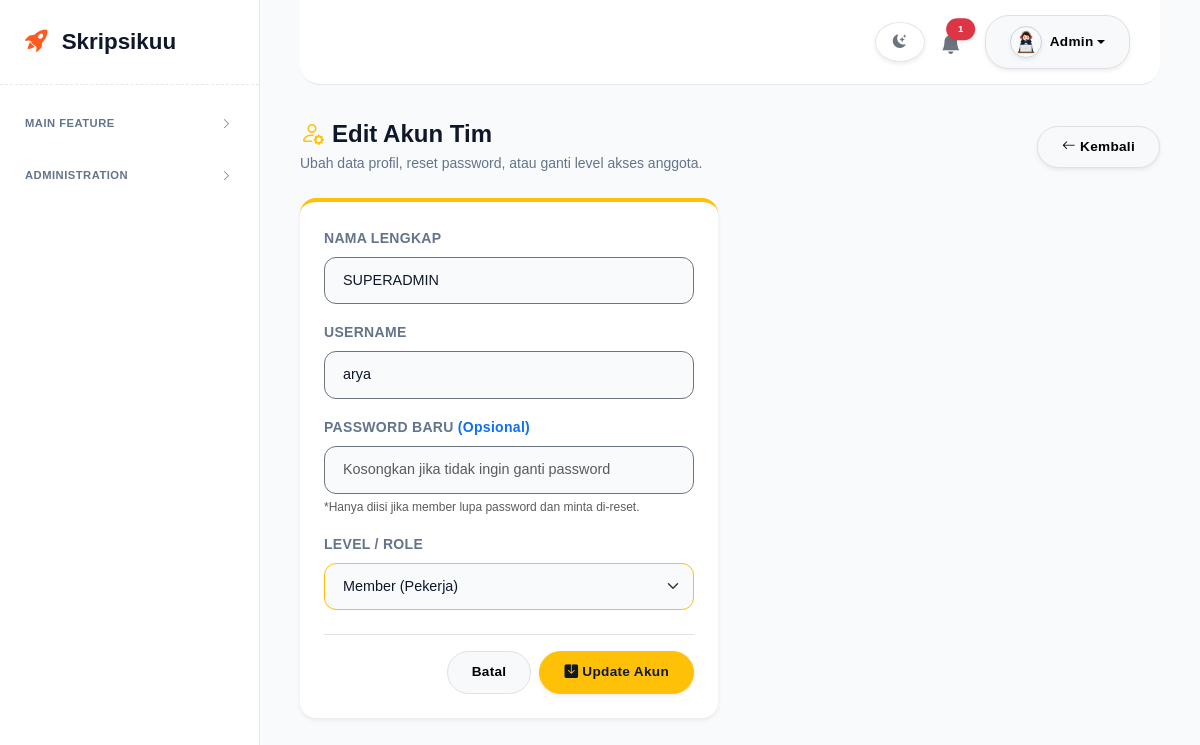
/edit_user/7 (signed in), run on the app's committed database.
### tables this page shows
CREATE TABLE users (
            id INTEGER PRIMARY KEY AUTOINCREMENT,
            username TEXT UNIQUE NOT NULL,
            password TEXT NOT NULL,
            nama_lengkap TEXT NOT NULL,
            role TEXT CHECK(role IN ('admin', 'reviewer', 'member')) NOT NULL
        , foto TEXT);

### rute_web.py (the view, shortened to what this page needs)
    @app.route('/edit_user/<int:id>', methods=['GET', 'POST'])
    def edit_user(id):
        if 'loggedin' not in session or session['role'] not in ['admin', 'superadmin']:
            return redirect(url_for('dashboard'))
        conn = get_db_connection()
        user = conn.execute('SELECT * FROM users WHERE id = ?', (id,)).fetchone()
        conn.close()
        return render_template('edit_user.html', user=user)

### app.py (called while the page is built)
def load_blacklist():
    if os.path.exists(FILE_BLACKLIST):
        with open(FILE_BLACKLIST, 'r') as f:
            try: return json.load(f)
            except: return []
    return []

@app.before_request
def bouncer_security():
    raw_ip = request.headers.get('X-Forwarded-For', request.remote_addr)
    ip = raw_ip.split(',')[0].strip() if raw_ip else '0.0.0.0'
    blacklist_dinamis = load_blacklist()
    if ip in BLOCKED_IPS or ip in blacklist_dinamis:
        abort(403)
    ua = request.headers.get('User-Agent', '')
    if any(bot in ua for bot in BLOCKED_UAS):
        abort(403)

@app.after_request
def izinkan_cors(response):
    domain_aman = [
        'https://skripsikuu.pythonanywhere.com',  # Web Skripsikuu sendiri
        'https://itarya.pythonanywhere.com',      # Web Monitoring lu
        'http://localhost:5000',                  # Buat lu testing di komputer lokal
        'http://127.0.0.1:5000'
    ]
    origin_masuk = request.headers.get('Origin')
    if origin_masuk in domain_aman:
        response.headers['Access-Control-Allow-Origin'] = origin_masuk
    response.headers['Access-Control-Allow-Headers'] = 'Content-Type,Authorization'
    return response

### mesin_db.py (called while the page is built)
def get_db_connection():
    db_path = os.path.join(BASE_DIR, 'dashboard_tugas.db')
    conn = sqlite3.connect(db_path, timeout=15)
    conn.row_factory = sqlite3.Row
    return conn

### templates/edit_user.html (shortened to what this page needs)
{% extends "base.html" %}
{% block content %}
<div class="d-flex justify-content-between align-items-center mb-4 mt-2">
    <div>
        <h4 class="fw-bolder text-dark mb-1"><i class="bi bi-person-gear text-warning me-2"></i>Edit Akun Tim</h4>
        <p class="text-muted small mb-0">Ubah data profil, reset password, atau ganti level akses anggota.</p>
    </div>
    <a href="/users" class="btn btn-light border btn-sm shadow-sm fw-bold"><i class="bi bi-arrow-left me-1"></i>Kembali</a>
</div>
<div class="row">
    <div class="col-md-8 col-lg-6">
        <div class="card shadow-sm border-0 border-top border-warning border-4 mb-4">
            <div class="card-body p-4">
                <form method="POST">
                    <div class="mb-3">
                        <label class="form-label small fw-bold text-muted">NAMA LENGKAP</label>
                        <input type="text" name="nama_lengkap" class="form-control form-control-sm border-secondary" value="{{ user['nama_lengkap'] }}" required>
                    </div>
                    <div class="mb-3">
                        <label class="form-label small fw-bold text-muted">USERNAME</label>
                        <input type="text" name="username" class="form-control form-control-sm border-secondary" value="{{ user['username'] }}" required>
                    </div>
                    <div class="mb-3">
                        <label class="form-label small fw-bold text-muted">PASSWORD BARU <span class="text-primary">(Opsional)</span></label>
                        <input type="password" name="password" class="form-control form-control-sm border-secondary" placeholder="Kosongkan jika tidak ingin ganti password">
                        <div class="form-text" style="font-size: 0.75rem;">*Hanya diisi jika member lupa password dan minta di-reset.</div>
                    </div>
                    <div class="mb-4">
                        <label class="form-label small fw-bold text-muted">LEVEL / ROLE</label>
                        <select name="role" class="form-select form-select-sm border-warning" required>
                            <option value="member" {% if user['role'] == 'member' %}selected{% endif %}>Member (Pekerja)</option>
                        </select>
                    </div>
                    <div class="d-flex justify-content-end gap-2 mt-4 pt-3 border-top">
                        <a href="/users" class="btn btn-light border btn-sm fw-bold px-4">Batal</a>
                        <button type="submit" class="btn btn-warning btn-sm shadow-sm fw-bold px-4 text-dark"><i class="bi bi-save-fill me-1"></i>Update Akun</button>
                    </div>
                </form>
            </div>
        </div>
    </div>
</div>
{% endblock %}

### templates/base.html (shortened to what this page needs)
<!DOCTYPE html>
<html lang="id">
<head>
    <link href="https://cdn.jsdelivr.net/npm/bootstrap@5.3.0/dist/css/bootstrap.min.css" rel="stylesheet">
    <link rel="stylesheet" href="https://cdn.jsdelivr.net/npm/bootstrap-icons@1.11.3/font/bootstrap-icons.min.css">
    <link href="https://unpkg.com/aos@2.3.1/dist/aos.css" rel="stylesheet">
    <link rel="stylesheet" href="{{ url_for('static', filename='style.css') }}?v={{ range(1, 10000) | random }}">
</head>
<body>
<div class="sidebar" id="sidebar" data-aos="fade-right" data-aos-duration="600">
    <div class="brand">
        <i class="bi bi-rocket-takeoff-fill me-2" style="color: #ff5a1f;"></i>
        <span class="text-dark">Skripsikuu</span>
    </div>
    <div class="menu-label d-flex justify-content-between align-items-center" data-bs-toggle="collapse" data-bs-target="#groupMain" aria-expanded="false" role="button" style="cursor: pointer;">
        <span>Main Feature</span>
        <i class="bi bi-chevron-down chevron-icon"></i>
    </div>
    {% if session['role'] in ['admin', 'superadmin'] %}
    <div class="menu-label d-flex justify-content-between align-items-center mt-3" data-bs-toggle="collapse" data-bs-target="#groupAdmin" aria-expanded="false" role="button" style="cursor: pointer;">
        <span>Administration</span>
        <i class="bi bi-chevron-down chevron-icon"></i>
    </div>
    {% endif %}
</div>
<div class="main-content">
    <div class="top-header" style="position: relative; z-index: 99999;">
        <div class="d-flex align-items-center">
            <button class="theme-toggle-btn me-3 shadow-sm btn" id="toggleThemeBtn" title="Ganti Mode Tampilan">
                <i class="bi bi-moon-stars-fill" id="themeIcon"></i>
            </button>
            <a href="/dashboard" class="text-secondary position-relative me-3 me-sm-4 mt-1 text-decoration-none">
                <i class="bi bi-bell-fill fs-5"></i>
                {% if notif_count and notif_count > 0 %}
                <span class="position-absolute top-0 start-100 translate-middle badge rounded-pill bg-danger shadow-sm" style="font-size: 0.6rem;">{{ notif_count }}</span>
                {% endif %}
            </a>
            <div class="dropdown">
                <button class="btn btn-light dropdown-toggle border shadow-sm d-flex align-items-center" type="button" data-bs-toggle="dropdown" aria-expanded="false">
                    <img src="{{ session.get('foto') or url_for('static', filename='img/default_avatar.png') }}" alt="Profile" class="rounded-circle shadow-sm me-2" style="width: 32px; height: 32px; object-fit: cover; border: 1px solid #cbd5e1;">
                    <span class="fw-bold d-none d-sm-inline">{{ session['nama_lengkap'] }}</span>
                </button>
            </div>
        </div>
    </div>
    <main class="container-fluid px-0">
        {% block content %}{% endblock %}
    </main>
</div>
</body>
</html>

### static/style.css (style rules this page uses)
:root { --bg-canvas: #f8fafc; --bg-card: #ffffff; --bg-sidebar: #ffffff; --bg-header: #ffffff; --text-utama: #0f172a; --text-muted: #64748b; --text-nav-inactive: #475569; --border-kaca: #e2e8f0; --bg-light-box: #f1f5f9; --shadow-spectra: 0 4px 20px rgba(15, 23, 42, 0.03); }
body { font-family: 'Plus Jakarta Sans', sans-serif; background-color: var(--bg-canvas); color: var(--text-utama); overflow-x: hidden; transition: background-color 0.3s ease, color 0.3s ease; position: relative; -webkit-font-smoothing: antialiased; -moz-osx-font-smoothing: grayscale; font-weight: 400; }
.text-dark { color: var(--text-utama) !important; }
.text-muted { color: var(--text-muted) !important; }
.card { border: 1px solid var(--border-kaca); background: var(--bg-card); color: var(--text-utama); border-radius: 16px; box-shadow: var(--shadow-spectra); transition: transform 0.3s ease, box-shadow 0.3s ease, border-color 0.3s ease; }
.btn { border-radius: 24px; font-weight: 500; font-size: 0.85rem; padding: 10px 24px; letter-spacing: 0.3px; transition: all 0.2s ease-in-out; }
.form-label-custom, label { font-weight: 500; color: var(--text-muted); font-size: 0.85rem; letter-spacing: 0.3px; margin-bottom: 8px; }
.form-control, .form-select { border-radius: 12px; border: 1px solid var(--border-kaca); background-color: var(--bg-canvas); color: var(--text-utama); padding: 12px 18px; font-size: 0.9rem; font-weight: 400; transition: all 0.2s ease; }
.badge { border-radius: 8px; padding: 6px 12px; font-weight: 600; letter-spacing: 0.3px; }
.sidebar { position: fixed; top: 0; left: 0; height: 100vh; width: 260px; background-color: var(--bg-sidebar); color: var(--text-utama); padding-top: 25px; padding-bottom: 80px; z-index: 1000; transition: all 0.3s; border-right: 1px solid var(--border-kaca); overflow-y: auto; overflow-x: hidden; }
.sidebar .brand { padding: 0 25px 25px; font-size: 1.4rem; font-weight: 700; color: var(--text-utama); border-bottom: 1px dashed var(--border-kaca); margin-bottom: 20px; }
.sidebar .menu-label { font-size: 0.7rem; text-transform: uppercase; font-weight: 600; color: var(--text-muted); padding: 10px 25px; margin-top: 15px; letter-spacing: 0.5px; }
.main-content { margin-left: 260px; padding: 30px 40px; min-height: 100vh; transition: all 0.3s; }
.top-header { display: flex; justify-content: flex-end; align-items: center; background-color: var(--bg-header); border-bottom: 1px solid var(--border-kaca); border-radius: 0 0 20px 20px; padding: 15px 30px; margin-top: -30px; margin-bottom: 35px; }

### templates/base.html (style rules this page uses)
#sidebar { overflow-y: auto; max-height: 100vh; padding-bottom: 80px; }
.menu-label .chevron-icon { transition: transform 0.3s ease; }
.menu-label[aria-expanded="false"] .chevron-icon { transform: rotate(-90deg); }
.theme-toggle-btn { width: 40px; height: 40px; border-radius: 50% !important; display: inline-flex; align-items: center; justify-content: center; cursor: pointer; transition: all 0.3s ease; border: 1px solid var(--border-kaca) !important; background-color: var(--bg-card) !important; color: var(--text-utama) !important; }
.top-header { position: relative !important; z-index: 99999 !important; }

### data on the page
users: nama_lengkap "Admin", nama_lengkap "SUPERADMIN", username "arya"

### other printed values
{{ notif_count }} "1"
